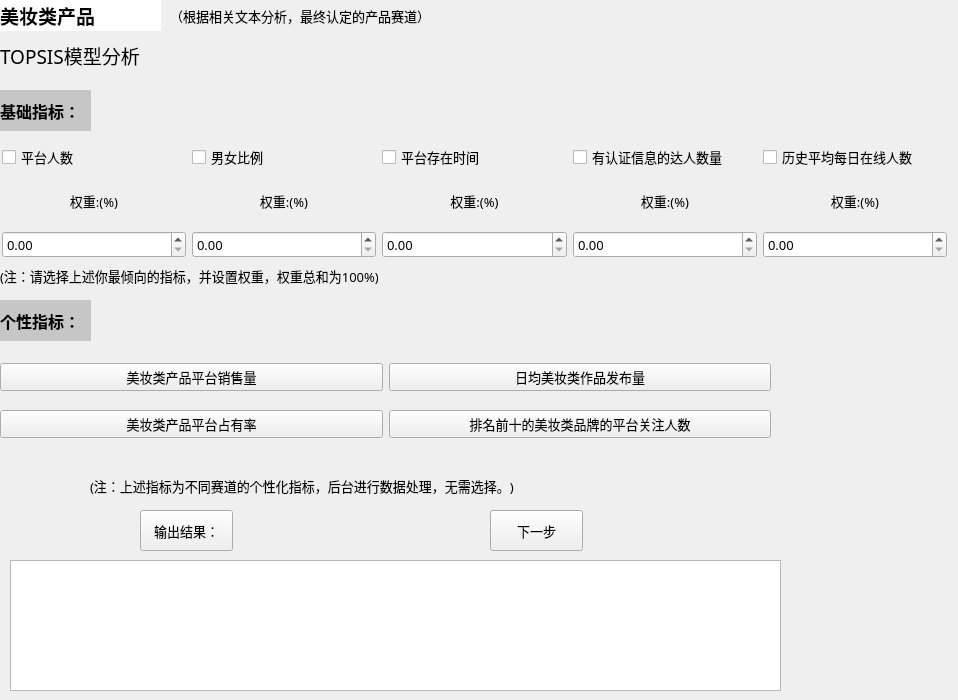
    <widget class="QWidget" name="tab_3">
     <property name="font">
      <font>
       <family>微软雅黑</family>
       <pointsize>10</pointsize>
      </font>
     </property>
     <attribute name="title">
      <string>平台选择</string>
     </attribute>
     <widget class="QPushButton" name="pushButton_10">
      <property name="geometry">
       <rect>
        <x>140</x>
        <y>510</y>
        <width>93</width>
        <height>41</height>
       </rect>
      </property>
      <property name="text">
       <string>输出结果：</string>
      </property>
     </widget>
     <widget class="QPushButton" name="pushButton_11">
      <property name="geometry">
       <rect>
        <x>490</x>
        <y>510</y>
        <width>93</width>
        <height>41</height>
       </rect>
      </property>
      <property name="text">
       <string>下一步</string>
      </property>
     </widget>
     <widget class="QLabel" name="label_4">
      <property name="geometry">
       <rect>
        <x>0</x>
        <y>20</y>
        <width>241</width>
        <height>71</height>
       </rect>
      </property>
      <property name="font">
       <font>
        <family>微软雅黑</family>
        <pointsize>14</pointsize>
       </font>
      </property>
      <property name="text">
       <string>TOPSIS模型分析</string>
      </property>
     </widget>
     <widget class="QWidget" name="layoutWidget_4">
      <property name="geometry">
       <rect>
        <x>0</x>
        <y>140</y>
        <width>949</width>
        <height>122</height>
       </rect>
      </property>
      <layout class="QGridLayout" name="gridLayout">
       <property name="leftMargin">
        <number>2</number>
       </property>
       <property name="topMargin">
        <number>4</number>
       </property>
       <property name="rightMargin">
        <number>2</number>
       </property>
       <property name="bottomMargin">
        <number>4</number>
       </property>
       <item row="1" column="4">
        <widget class="QLabel" name="label_13">
         <property name="text">
          <string>权重:(%)</string>
         </property>
         <property name="alignment">
          <set>Qt::AlignCenter</set>
         </property>
        </widget>
       </item>
       <item row="2" column="2">
        <widget class="QDoubleSpinBox" name="doubleSpinBox_3">
         <property name="maximum">
          <double>100.000000000000000</double>
         </property>
        </widget>
       </item>
       <item row="1" column="2">
        <widget class="QLabel" name="label_14">
         <property name="text">
          <string>权重:(%)</string>
         </property>
         <property name="alignment">
          <set>Qt::AlignCenter</set>
         </property>
        </widget>
       </item>
       <item row="1" column="0">
        <widget class="QLabel" name="label_5">
         <property name="text">
          <string>权重:(%)</string>
         </property>
         <property name="alignment">
          <set>Qt::AlignCenter</set>
         </property>
        </widget>
       </item>
       <item row="2" column="4">
        <widget class="QDoubleSpinBox" name="doubleSpinBox_5">
         <property name="maximum">
          <double>100.000000000000000</double>
         </property>
        </widget>
       </item>
       <item row="2" column="1">
        <widget class="QDoubleSpinBox" name="doubleSpinBox_2">
         <property name="maximum">
          <double>100.000000000000000</double>
         </property>
        </widget>
       </item>
       <item row="1" column="1">
        <widget class="QLabel" name="label_6">
         <property name="text">
          <string>权重:(%)</string>
         </property>
         <property name="alignment">
          <set>Qt::AlignCenter</set>
         </property>
        </widget>
       </item>
       <item row="2" column="3">
        <widget class="QDoubleSpinBox" name="doubleSpinBox_4">
         <property name="maximum">
          <double>100.000000000000000</double>
         </property>
        </widget>
       </item>
       <item row="2" column="0">
        <widget class="QDoubleSpinBox" name="doubleSpinBox">
         <property name="maximum">
          <double>100.000000000000000</double>
         </property>
        </widget>
       </item>
       <item row="1" column="3">
        <widget class="QLabel" name="label_15">
         <property name="text">
          <string>权重:(%)</string>
         </property>
         <property name="alignment">
          <set>Qt::AlignCenter</set>
         </property>
        </widget>
       </item>
       <item row="0" column="0">
        <widget class="QCheckBox" name="checkBox">
         <property name="sizePolicy">
          <sizepolicy hsizetype="Preferred" vsizetype="Fixed">
           <horstretch>0</horstretch>
           <verstretch>0</verstretch>
          </sizepolicy>
         </property>
         <property name="text">
          <string>平台人数</string>
         </property>
        </widget>
       </item>
       <item row="0" column="1">
        <widget class="QCheckBox" name="checkBox_2">
         <property name="text">
          <string>男女比例</string>
         </property>
        </widget>
       </item>
       <item row="0" column="2">
        <widget class="QCheckBox" name="checkBox_4">
         <property name="text">
          <string>平台存在时间</string>
         </property>
        </widget>
       </item>
       <item row="0" column="3">
        <widget class="QCheckBox" name="checkBox_3">
         <property name="text">
          <string>有认证信息的达人数量</string>
         </property>
        </widget>
       </item>
       <item row="0" column="4">
        <widget class="QCheckBox" name="checkBox_5">
         <property name="text">
          <string>历史平均每日在线人数</string>
         </property>
        </widget>
       </item>
      </layout>
     </widget>
     <widget class="QLabel" name="label_18">
      <property name="geometry">
       <rect>
        <x>170</x>
        <y>0</y>
        <width>391</width>
        <height>31</height>
       </rect>
      </property>
      <property name="text">
       <string>（根据相关文本分析，最终认定的产品赛道）</string>
      </property>
     </widget>
     <widget class="QWidget" name="layoutWidget_5">
      <property name="geometry">
       <rect>
        <x>0</x>
        <y>350</y>
        <width>771</width>
        <height>101</height>
       </rect>
      </property>
      <layout class="QGridLayout" name="gridLayout_3">
       <item row="1" column="1">
        <widget class="QPushButton" name="pushButton_8">
         <property name="text">
          <string>排名前十的美妆类品牌的平台关注人数</string>
         </property>
        </widget>
       </item>
       <item row="0" column="1">
        <widget class="QPushButton" name="pushButton_9">
         <property name="text">
          <string>日均美妆类作品发布量</string>
         </property>
        </widget>
       </item>
       <item row="1" column="0">
        <widget class="QPushButton" name="pushButton_7">
         <property name="text">
          <string>美妆类产品平台占有率</string>
         </property>
        </widget>
       </item>
       <item row="0" column="0">
        <widget class="QPushButton" name="pushButton_6">
         <property name="text">
          <string>美妆类产品平台销售量</string>
         </property>
        </widget>
       </item>
      </layout>
     </widget>
     <widget class="QLabel" name="label_20">
      <property name="geometry">
       <rect>
        <x>0</x>
        <y>260</y>
        <width>641</width>
        <height>31</height>
       </rect>
      </property>
      <property name="text">
       <string>(注：请选择上述你最倾向的指标，并设置权重，权重总和为100%)</string>
      </property>
     </widget>
     <widget class="QLabel" name="label_17">
      <property name="geometry">
       <rect>
        <x>0</x>
        <y>90</y>
        <width>91</width>
        <height>41</height>
       </rect>
      </property>
      <property name="font">
       <font>
        <family>微软雅黑</family>
        <pointsize>12</pointsize>
        <weight>75</weight>
        <bold>true</bold>
       </font>
      </property>
      <property name="styleSheet">
       <string notr="true">background: rgb(198, 198, 198);</string>
      </property>
      <property name="text">
       <string>基础指标：</string>
      </property>
     </widget>
     <widget class="QLabel" name="label_16">
      <property name="geometry">
       <rect>
        <x>90</x>
        <y>470</y>
        <width>641</width>
        <height>31</height>
       </rect>
      </property>
      <property name="text">
       <string>(注：上述指标为不同赛道的个性化指标，后台进行数据处理，无需选择。)</string>
      </property>
     </widget>
     <widget class="QLabel" name="label_19">
      <property name="geometry">
       <rect>
        <x>0</x>
        <y>300</y>
        <width>91</width>
        <height>41</height>
       </rect>
      </property>
      <property name="font">
       <font>
        <family>微软雅黑</family>
        <pointsize>12</pointsize>
        <weight>75</weight>
        <bold>true</bold>
       </font>
      </property>
      <property name="styleSheet">
       <string notr="true">background: rgb(198, 198, 198);</string>
      </property>
      <property name="text">
       <string>个性指标：</string>
      </property>
     </widget>
     <widget class="QGraphicsView" name="graphicsView_2">
      <property name="geometry">
       <rect>
        <x>10</x>
        <y>560</y>
        <width>771</width>
        <height>131</height>
       </rect>
      </property>
     </widget>
     <widget class="QLabel" name="label_3">
      <property name="geometry">
       <rect>
        <x>0</x>
        <y>0</y>
        <width>161</width>
        <height>31</height>
       </rect>
      </property>
      <property name="font">
       <font>
        <family>楷体</family>
        <pointsize>14</pointsize>
        <weight>75</weight>
        <bold>true</bold>
       </font>
      </property>
      <property name="styleSheet">
       <string notr="true">background: rgb(255, 255, 255);</string>
      </property>
      <property name="text">
       <string>美妆类产品</string>
      </property>
     </widget>
    </widget>
